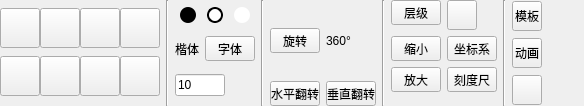
<?xml version="1.0" encoding="UTF-8"?>
<ui version="4.0">
 <class>DrawToolWidgetClass</class>
 <widget class="QWidget" name="DrawToolWidgetClass">
  <property name="geometry">
   <rect>
    <x>0</x>
    <y>0</y>
    <width>584</width>
    <height>106</height>
   </rect>
  </property>
  <property name="windowTitle">
   <string>DrawToolWidget</string>
  </property>
  <layout class="QHBoxLayout" name="horizontalLayout_8">
   <property name="spacing">
    <number>0</number>
   </property>
   <property name="leftMargin">
    <number>0</number>
   </property>
   <property name="topMargin">
    <number>0</number>
   </property>
   <property name="rightMargin">
    <number>0</number>
   </property>
   <property name="bottomMargin">
    <number>0</number>
   </property>
   <item>
    <layout class="QHBoxLayout" name="horizontalLayout_7">
     <item>
      <layout class="QVBoxLayout" name="verticalLayout_2">
       <property name="spacing">
        <number>0</number>
       </property>
       <item>
        <layout class="QHBoxLayout" name="horizontalLayout_3">
         <property name="spacing">
          <number>0</number>
         </property>
         <item>
          <widget class="QToolButton" name="btnRect">
           <property name="minimumSize">
            <size>
             <width>40</width>
             <height>40</height>
            </size>
           </property>
           <property name="maximumSize">
            <size>
             <width>40</width>
             <height>40</height>
            </size>
           </property>
           <property name="text">
            <string/>
           </property>
          </widget>
         </item>
         <item>
          <widget class="QToolButton" name="btnCircle">
           <property name="minimumSize">
            <size>
             <width>40</width>
             <height>40</height>
            </size>
           </property>
           <property name="maximumSize">
            <size>
             <width>40</width>
             <height>40</height>
            </size>
           </property>
           <property name="text">
            <string/>
           </property>
          </widget>
         </item>
         <item>
          <widget class="QToolButton" name="btnTriangle">
           <property name="minimumSize">
            <size>
             <width>40</width>
             <height>40</height>
            </size>
           </property>
           <property name="maximumSize">
            <size>
             <width>40</width>
             <height>40</height>
            </size>
           </property>
           <property name="text">
            <string/>
           </property>
          </widget>
         </item>
         <item>
          <widget class="QToolButton" name="btnPolygon">
           <property name="minimumSize">
            <size>
             <width>40</width>
             <height>40</height>
            </size>
           </property>
           <property name="maximumSize">
            <size>
             <width>40</width>
             <height>40</height>
            </size>
           </property>
           <property name="text">
            <string/>
           </property>
          </widget>
         </item>
        </layout>
       </item>
       <item>
        <layout class="QHBoxLayout" name="horizontalLayout_4">
         <property name="spacing">
          <number>0</number>
         </property>
         <item>
          <widget class="QToolButton" name="btnLine">
           <property name="minimumSize">
            <size>
             <width>40</width>
             <height>40</height>
            </size>
           </property>
           <property name="maximumSize">
            <size>
             <width>40</width>
             <height>40</height>
            </size>
           </property>
           <property name="text">
            <string/>
           </property>
          </widget>
         </item>
         <item>
          <widget class="QToolButton" name="btnPen">
           <property name="minimumSize">
            <size>
             <width>40</width>
             <height>40</height>
            </size>
           </property>
           <property name="maximumSize">
            <size>
             <width>40</width>
             <height>40</height>
            </size>
           </property>
           <property name="text">
            <string/>
           </property>
          </widget>
         </item>
         <item>
          <widget class="QToolButton" name="btnText">
           <property name="minimumSize">
            <size>
             <width>40</width>
             <height>40</height>
            </size>
           </property>
           <property name="maximumSize">
            <size>
             <width>40</width>
             <height>40</height>
            </size>
           </property>
           <property name="text">
            <string/>
           </property>
          </widget>
         </item>
         <item>
          <widget class="QToolButton" name="btnErase">
           <property name="minimumSize">
            <size>
             <width>40</width>
             <height>40</height>
            </size>
           </property>
           <property name="maximumSize">
            <size>
             <width>40</width>
             <height>40</height>
            </size>
           </property>
           <property name="text">
            <string/>
           </property>
          </widget>
         </item>
        </layout>
       </item>
      </layout>
     </item>
     <item>
      <widget class="Line" name="line_2">
       <property name="orientation">
        <enum>Qt::Vertical</enum>
       </property>
      </widget>
     </item>
     <item>
      <layout class="QVBoxLayout" name="verticalLayout">
       <item>
        <layout class="QHBoxLayout" name="horizontalLayout_2">
         <item>
          <widget class="QPushButton" name="btnColor">
           <property name="minimumSize">
            <size>
             <width>16</width>
             <height>16</height>
            </size>
           </property>
           <property name="maximumSize">
            <size>
             <width>16</width>
             <height>16</height>
            </size>
           </property>
           <property name="autoFillBackground">
            <bool>false</bool>
           </property>
           <property name="styleSheet">
            <string notr="true">background-color:#000000;
border:none;
border-radius:8px;</string>
           </property>
           <property name="text">
            <string/>
           </property>
          </widget>
         </item>
         <item>
          <widget class="QPushButton" name="btnBrushColor">
           <property name="minimumSize">
            <size>
             <width>16</width>
             <height>16</height>
            </size>
           </property>
           <property name="maximumSize">
            <size>
             <width>16</width>
             <height>16</height>
            </size>
           </property>
           <property name="autoFillBackground">
            <bool>false</bool>
           </property>
           <property name="styleSheet">
            <string notr="true">background-color:#FFFFFF;
border:2px solid #000000;
border-radius:8px;</string>
           </property>
           <property name="text">
            <string/>
           </property>
          </widget>
         </item>
         <item>
          <widget class="QPushButton" name="btnBkColor">
           <property name="minimumSize">
            <size>
             <width>16</width>
             <height>16</height>
            </size>
           </property>
           <property name="maximumSize">
            <size>
             <width>16</width>
             <height>16</height>
            </size>
           </property>
           <property name="styleSheet">
            <string notr="true">background-color:#FFFFFF;
border:none;
border-radius:8px;</string>
           </property>
           <property name="text">
            <string/>
           </property>
          </widget>
         </item>
        </layout>
       </item>
       <item>
        <layout class="QHBoxLayout" name="horizontalLayout">
         <item>
          <widget class="QLabel" name="label_2">
           <property name="text">
            <string>楷体</string>
           </property>
          </widget>
         </item>
         <item>
          <widget class="QToolButton" name="toolButton_15">
           <property name="minimumSize">
            <size>
             <width>50</width>
             <height>25</height>
            </size>
           </property>
           <property name="maximumSize">
            <size>
             <width>50</width>
             <height>25</height>
            </size>
           </property>
           <property name="text">
            <string>字体</string>
           </property>
          </widget>
         </item>
        </layout>
       </item>
       <item>
        <widget class="QLineEdit" name="edPenWidth">
         <property name="maximumSize">
          <size>
           <width>50</width>
           <height>16777215</height>
          </size>
         </property>
         <property name="text">
          <string>10</string>
         </property>
        </widget>
       </item>
      </layout>
     </item>
     <item>
      <widget class="Line" name="line">
       <property name="orientation">
        <enum>Qt::Vertical</enum>
       </property>
      </widget>
     </item>
     <item>
      <layout class="QVBoxLayout" name="verticalLayout_3">
       <property name="spacing">
        <number>0</number>
       </property>
       <item>
        <layout class="QHBoxLayout" name="horizontalLayout_5">
         <item>
          <widget class="QToolButton" name="toolButton_13">
           <property name="minimumSize">
            <size>
             <width>50</width>
             <height>25</height>
            </size>
           </property>
           <property name="maximumSize">
            <size>
             <width>50</width>
             <height>25</height>
            </size>
           </property>
           <property name="text">
            <string>旋转</string>
           </property>
          </widget>
         </item>
         <item>
          <widget class="QLabel" name="label_3">
           <property name="text">
            <string>360°</string>
           </property>
          </widget>
         </item>
        </layout>
       </item>
       <item>
        <layout class="QHBoxLayout" name="horizontalLayout_6">
         <item>
          <widget class="QToolButton" name="toolButton_16">
           <property name="minimumSize">
            <size>
             <width>50</width>
             <height>25</height>
            </size>
           </property>
           <property name="maximumSize">
            <size>
             <width>50</width>
             <height>25</height>
            </size>
           </property>
           <property name="text">
            <string>水平翻转</string>
           </property>
          </widget>
         </item>
         <item>
          <widget class="QToolButton" name="toolButton_17">
           <property name="minimumSize">
            <size>
             <width>50</width>
             <height>25</height>
            </size>
           </property>
           <property name="maximumSize">
            <size>
             <width>50</width>
             <height>25</height>
            </size>
           </property>
           <property name="text">
            <string>垂直翻转</string>
           </property>
          </widget>
         </item>
        </layout>
       </item>
      </layout>
     </item>
     <item>
      <widget class="Line" name="line_3">
       <property name="orientation">
        <enum>Qt::Vertical</enum>
       </property>
      </widget>
     </item>
     <item>
      <layout class="QFormLayout" name="formLayout">
       <item row="0" column="0">
        <widget class="QToolButton" name="toolButton_18">
         <property name="minimumSize">
          <size>
           <width>50</width>
           <height>25</height>
          </size>
         </property>
         <property name="maximumSize">
          <size>
           <width>50</width>
           <height>25</height>
          </size>
         </property>
         <property name="text">
          <string>层级</string>
         </property>
        </widget>
       </item>
       <item row="1" column="0">
        <widget class="QToolButton" name="btnZoomIn">
         <property name="minimumSize">
          <size>
           <width>50</width>
           <height>25</height>
          </size>
         </property>
         <property name="maximumSize">
          <size>
           <width>50</width>
           <height>25</height>
          </size>
         </property>
         <property name="text">
          <string>缩小</string>
         </property>
        </widget>
       </item>
       <item row="1" column="1">
        <widget class="QToolButton" name="toolButton_22">
         <property name="minimumSize">
          <size>
           <width>50</width>
           <height>25</height>
          </size>
         </property>
         <property name="maximumSize">
          <size>
           <width>50</width>
           <height>25</height>
          </size>
         </property>
         <property name="text">
          <string>坐标系</string>
         </property>
        </widget>
       </item>
       <item row="2" column="0">
        <widget class="QToolButton" name="btnZoomOut">
         <property name="minimumSize">
          <size>
           <width>50</width>
           <height>25</height>
          </size>
         </property>
         <property name="maximumSize">
          <size>
           <width>50</width>
           <height>25</height>
          </size>
         </property>
         <property name="text">
          <string>放大</string>
         </property>
        </widget>
       </item>
       <item row="2" column="1">
        <widget class="QToolButton" name="btnZoomOut_2">
         <property name="minimumSize">
          <size>
           <width>50</width>
           <height>25</height>
          </size>
         </property>
         <property name="maximumSize">
          <size>
           <width>50</width>
           <height>25</height>
          </size>
         </property>
         <property name="text">
          <string>刻度尺</string>
         </property>
        </widget>
       </item>
       <item row="0" column="1">
        <widget class="QToolButton" name="btnMoveLock">
         <property name="minimumSize">
          <size>
           <width>30</width>
           <height>30</height>
          </size>
         </property>
         <property name="maximumSize">
          <size>
           <width>30</width>
           <height>30</height>
          </size>
         </property>
         <property name="text">
          <string/>
         </property>
        </widget>
       </item>
      </layout>
     </item>
     <item>
      <widget class="Line" name="line_4">
       <property name="orientation">
        <enum>Qt::Vertical</enum>
       </property>
      </widget>
     </item>
     <item>
      <layout class="QVBoxLayout" name="verticalLayout_4">
       <item>
        <widget class="QToolButton" name="toolButton_20">
         <property name="minimumSize">
          <size>
           <width>30</width>
           <height>30</height>
          </size>
         </property>
         <property name="maximumSize">
          <size>
           <width>30</width>
           <height>30</height>
          </size>
         </property>
         <property name="text">
          <string>模板</string>
         </property>
        </widget>
       </item>
       <item>
        <widget class="QToolButton" name="toolButton_21">
         <property name="minimumSize">
          <size>
           <width>30</width>
           <height>30</height>
          </size>
         </property>
         <property name="maximumSize">
          <size>
           <width>30</width>
           <height>30</height>
          </size>
         </property>
         <property name="text">
          <string>动画</string>
         </property>
        </widget>
       </item>
       <item>
        <widget class="QToolButton" name="btnDeleteSel">
         <property name="minimumSize">
          <size>
           <width>30</width>
           <height>30</height>
          </size>
         </property>
         <property name="maximumSize">
          <size>
           <width>30</width>
           <height>30</height>
          </size>
         </property>
         <property name="text">
          <string/>
         </property>
        </widget>
       </item>
      </layout>
     </item>
     <item>
      <spacer name="horizontalSpacer_2">
       <property name="orientation">
        <enum>Qt::Horizontal</enum>
       </property>
       <property name="sizeHint" stdset="0">
        <size>
         <width>69</width>
         <height>20</height>
        </size>
       </property>
      </spacer>
     </item>
    </layout>
   </item>
  </layout>
 </widget>
 <layoutdefault spacing="6" margin="11"/>
 <resources/>
 <connections/>
</ui>
